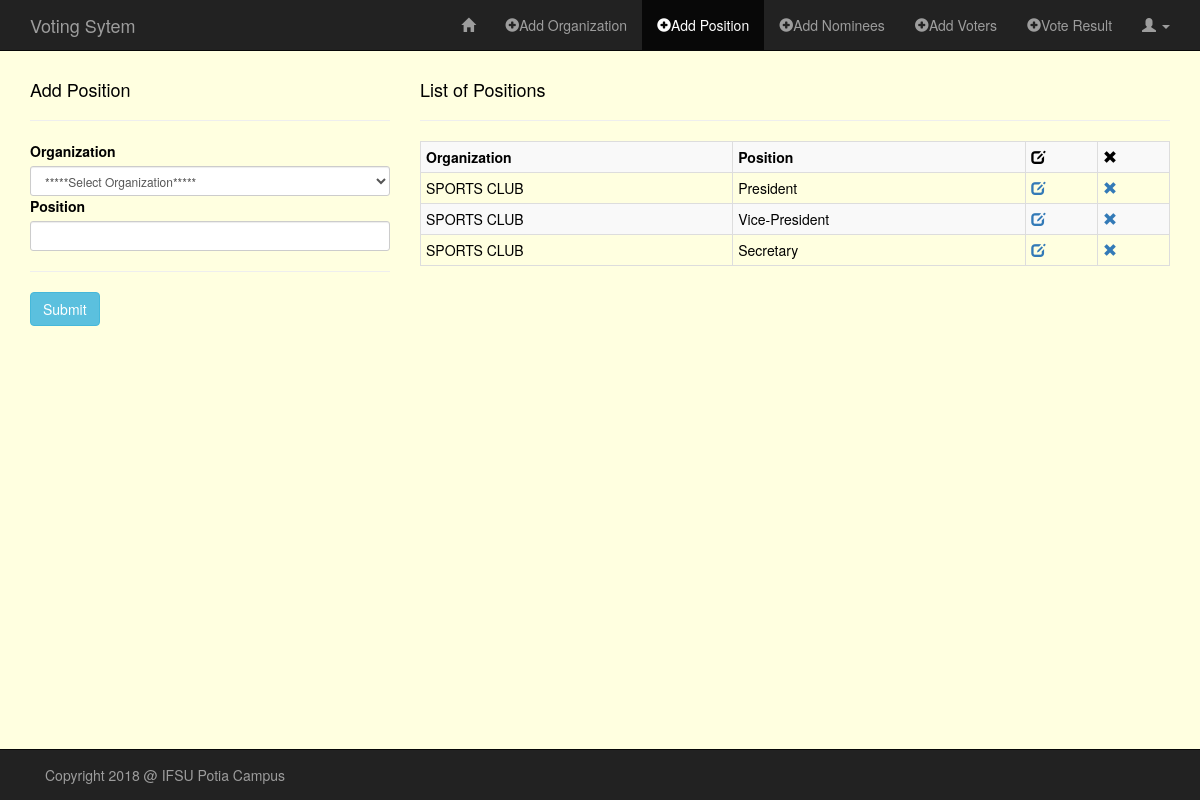
The app's page /sandbox/add_pos.php (signed in) with its own data.
### tables this page shows
CREATE TABLE IF NOT EXISTS `positions` (
  `id` int(11) NOT NULL AUTO_INCREMENT,
  `org` varchar(60) NOT NULL,
  `pos` varchar(60) NOT NULL,
  PRIMARY KEY (`id`)
);

### sandbox/classes/Organization.php (called while the page is built, shortened)
<?php
class Organization
{
    public function READ_ORG() {
        global $db;
        $sql = "SELECT * FROM organization";
        if(!$stmt = $db->prepare($sql)) {
            echo $stmt->error;
        } else {
            $stmt->execute();
            $result = $stmt->get_result();
        }
        return $result;
    }
}

### sandbox/classes/Position.php (called while the page is built, shortened)
<?php
class Position
{
    public function READ_POS() {
        global $db;
        $sql = "SELECT *
                FROM positions
                ORDER BY org ASC";
        if(!$stmt = $db->prepare($sql)) {
            echo $stmt->error;
        } else {
            $stmt->execute();
            $result = $stmt->get_result();
        }
        return $result;
    }
}

### sandbox/add_pos.php (the view, shortened to what this page needs)
<?php
require("../config/db.php");
require("classes/Organization.php");
require("classes/Position.php");
?>
<!DOCTYPE HTML>
<html lang="en-US">
<head>
    <link rel="stylesheet" href="../assets/css/bootstrap.min.css">
    <link rel="stylesheet" href="../assets/css/style_admin.css">
</head>
<body>
<nav class="navbar navbar-inverse navbar-fixed-top" role="navigation">
    <div class="container">
        <div class="navbar-header">
            <a class="navbar-brand" href="index.php">Voting Sytem</a>
        </div>
        <div class="collapse navbar-collapse" id="bs-example-navbar-collapse-1">
            <ul class="nav navbar-nav navbar-right">
                <li><a href="admin_page.php"><span class="glyphicon glyphicon-home"></span></a></li>
                <li><a href="add_org.php"><span class="glyphicon glyphicon-plus-sign"></span>Add Organization</a></li>
                <li class="active"><a href="add_pos.php"><span class="glyphicon glyphicon-plus-sign"></span>Add Position</a></li>
                <li><a href="add_nominees.php"><span class="glyphicon glyphicon-plus-sign"></span>Add Nominees</a></li>
                <li><a href="add_voters.php"><span class="glyphicon glyphicon-plus-sign"></span>Add Voters</a></li>
                <li><a href="vote_result.php"><span class="glyphicon glyphicon-plus-sign"></span>Vote Result</a></li>
                <li class="dropdown">
                    <a href="#" class="dropdown-toggle" data-toggle="dropdown" role="button" aria-haspopup="true" aria-expanded="false"><span class="glyphicon glyphicon-user"></span> <span class="caret"></span></a>
                </li>
            </ul>
        </div>
    </div>
</nav>
<div class="container">
    <div class="row">
        <div class="col-md-4">
            <h4>Add Position</h4><hr>
            <form method="POST" action="<?php $_SERVER['PHP_SELF']; ?>" role="form">
                <?php
                $readOrg = new Organization();
                $rtnReadOrg = $readOrg->READ_ORG();
                ?>
                <div class="form-group-sm">
                    <label for="organization">Organization</label>
                    <?php if($rtnReadOrg) { ?>
                    <select required name="organization" class="form-control">
                        <option value="">*****Select Organization*****</option>
                    </select>
                    <?php }  ?>
                </div>
                <div class="form-group-sm">
                    <label for="position">Position</label>
                    <input required type="text" name="position" class="form-control">
                </div><hr/>
                <div class="form-group-sm">
                    <input type="submit" name="submit" value="Submit" class="btn btn-info">
                </div>
            </form>
        </div>
        <?php
        $readPos = new Position();
        $rtnReadPos = $readPos->READ_POS();
        ?>
        <div class="col-md-8">
            <h4>List of Positions</h4><hr>
            <div class="table-responsive">
                <?php if($rtnReadPos) { ?>
                <table class="table table-bordered table-condensed table-striped">
                    <tr>
                        <th>Organization</th>
                        <th>Position</th>
                        <th><span class="glyphicon glyphicon-edit"></span></th>
                        <th><span class="glyphicon glyphicon-remove"></span></th>
                    </tr>
                    <?php while($rowPos = $rtnReadPos->fetch_assoc()) { ?>
                    <tr>
                        <td><?php echo $rowPos['org']; ?></td>
                        <td><?php echo $rowPos['pos']; ?></td>
                        <td><a href="http://localhost/voting_system/sandbox/edit_pos.php?id=<?php echo $rowPos['id']; ?>"><span class="glyphicon glyphicon-edit"></span></a></td>
                        <td><a href="http://localhost/voting_system/sandbox/delete_pos.php?id=<?php echo $rowPos['id']; ?>"><span class="glyphicon glyphicon-remove"></span></a></td>
                    </tr>
                    <?php }  ?>
                </table>
                <?php }  ?>
            </div>
        </div>
    </div>
</div>
<nav class="navbar navbar-inverse navbar-fixed-bottom" role="navigation">
    <div class="container">
        <div class="navbar-text pull-left">
            Copyright 2018 @ IFSU Potia Campus
        </div>
    </div>
</nav>
</body>
</html>

### assets/css/style_admin.css (style rules this page uses)
body { color: black; margin-top: 70px; margin-bottom: 70px; background-color: lightyellow; }

### records on screen
positions: org "SPORTS CLUB", pos "President"
positions: org "SPORTS CLUB", pos "Vice-President"
positions: org "SPORTS CLUB", pos "Secretary"
